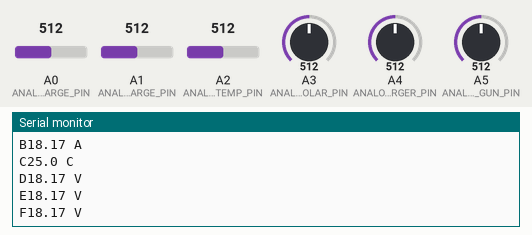
Simulated run of this sketch. Board: Arduino Nano, built with avr-gcc and run on an emulated ATmega328P. On the bench: the last lines printed to the serial monitor. Inputs (shaded band) come from the test bench; at power-on: A2 (ANALOG_TEMP_PIN) = 512, A0 (ANALOG_DISCHARGE_PIN) = 512, A1 (ANALOG_CHARGE_PIN) = 512, A3 (ANALOG_VOLTAGE_SOLAR_PIN) = 512, A4 (ANALOG_VOLTAGE_CHARGER_PIN) = 512, A5 (ANALOG_VOLTAGE_GUN_PIN) = 512.

Above: at 1.5 s.
1.6 s: A2 (ANALOG_TEMP_PIN) set to 306
5.4 s: A0 (ANALOG_DISCHARGE_PIN) set to 716
7.1 s: A1 (ANALOG_CHARGE_PIN) set to 716
8.8 s: A3 (ANALOG_VOLTAGE_SOLAR_PIN) set to 716
At 10.4 s:
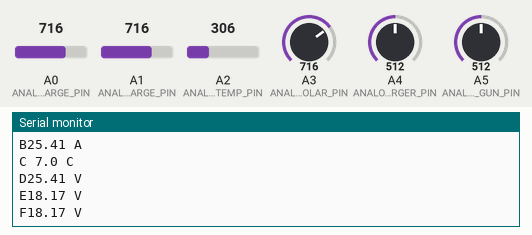
10.5 s: A4 (ANALOG_VOLTAGE_CHARGER_PIN) set to 716
At 12.0 s:
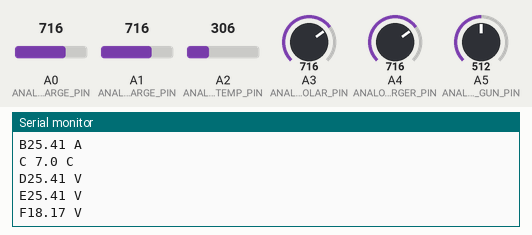
12.2 s: A5 (ANALOG_VOLTAGE_GUN_PIN) set to 716
At 13.2 s:
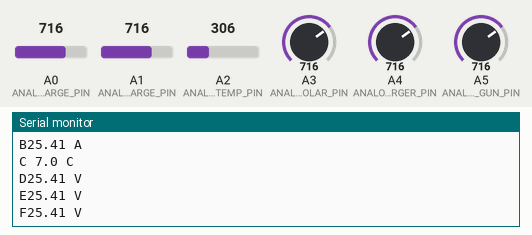

Measured:
- after the input at 8.8 s, the serial monitor: prints a new line after 1.2 s (image 1)
- after the input at 10.5 s, the serial monitor: prints a new line after 0.68 s (image 2)
- after the input at 12.2 s, the serial monitor: prints a new line after 0.19 s (image 3)

The sketch:

nano_uart.ino
```cpp
#include <SoftwareSerial.h>

// Pins: D8 = RX (← CrowPanel TX), D9 = TX (→ CrowPanel RX)
SoftwareSerial commSerial(8, 9);  // RX, TX

#define ANALOG_DISCHARGE_PIN A0
#define ANALOG_CHARGE_PIN A1
#define ANALOG_TEMP_PIN A2
#define ANALOG_VOLTAGE_SOLAR_PIN A3
#define ANALOG_VOLTAGE_CHARGER_PIN A4
#define ANALOG_VOLTAGE_GUN_PIN A5

#define NTC_NOMINAL 10000.0       // Resistance at 25°C
#define TEMPERATURE_NOMINAL 25.0  // Temp for nominal resistance
#define B_COEFFICIENT 3950.0      // Beta coefficient (most common is 3950)
#define SERIES_RESISTOR 10000.0   // Value of the fixed resistor
#define ADC_MAX 1023.0            // 10-bit ADC

void setup() {
  Serial.begin(115200);       // USB debugging
  commSerial.begin(115200);   // To CrowPanel
  delay(300);

  Serial.println("Arduino Nano sender started (A-F Format)");
}

float read_adc(int pin)
{
  int adcVal = analogRead(pin);
  if (adcVal <= 0) adcVal = 1;
  if (adcVal >= 1023) adcVal = 1022;
  return (adcVal / ADC_MAX) * 3.3;
}

float convert_steinhart(float pinVoltage)
{
  float resistance = SERIES_RESISTOR * ((3.3 - pinVoltage) / pinVoltage);

  // 4. Steinhart-Hart Equation
  float temp = resistance / NTC_NOMINAL;        // (R/Ro)
  temp = log(temp);                             // ln(R/Ro)
  temp /= B_COEFFICIENT;                        // 1/B * ln(R/Ro)
  temp += 1.0 / (TEMPERATURE_NOMINAL + 273.15); // + (1/To)
  temp = 1.0 / temp;                            // Invert to get Kelvin
  temp -= 273.15;                               // Convert to Celsius

  return temp;
}

void loop() {
  char buf[32];
  char floatStr[10];

  commSerial.println("\n");

  //discharge calc
  float disAmp = read_adc(ANALOG_DISCHARGE_PIN) * 11.0 / 25.0;
  // charge calc
  float chAmp = read_adc(ANALOG_CHARGE_PIN) * 11.0;
  //temp calc
  float tempVoltage = read_adc(ANALOG_TEMP_PIN);
  float temp = convert_steinhart(tempVoltage);

  //voltages
  float v_out_solar = read_adc(ANALOG_VOLTAGE_SOLAR_PIN) * 11.0;
  float v_out_charger = read_adc(ANALOG_VOLTAGE_CHARGER_PIN) * 11.0;
  float v_out_gun= read_adc(ANALOG_VOLTAGE_GUN_PIN) * 11.0;

  // A: Discharge Current
  dtostrf(disAmp, 4, 2, floatStr);
  snprintf(buf, sizeof(buf), "A%s A", floatStr);
  commSerial.println(buf);
  Serial.println(buf);

  // B: Charge Current
  dtostrf(chAmp, 4, 2, floatStr);
  snprintf(buf, sizeof(buf), "B%s A", floatStr);
  commSerial.println(buf);
  Serial.println(buf);

  // C: Temperature
  dtostrf(temp, 4, 1, floatStr);
  snprintf(buf, sizeof(buf), "C%s C", floatStr);
  commSerial.println(buf);
  Serial.println(buf);

  // D: Voltage Solar
  dtostrf(v_out_solar, 4, 2, floatStr);
  snprintf(buf, sizeof(buf), "D%s V", floatStr);
  commSerial.println(buf);
  Serial.println(buf);

  // E: Voltage Charger
  dtostrf(v_out_charger, 4, 2, floatStr);
  snprintf(buf, sizeof(buf), "E%s V", floatStr);
  commSerial.println(buf);
  Serial.println(buf);

  // F: Voltage Gun
  dtostrf(v_out_gun, 4, 2, floatStr);
  snprintf(buf, sizeof(buf), "F%s V", floatStr);
  commSerial.println(buf);
  Serial.println(buf);

  delay(1200);
}
```
